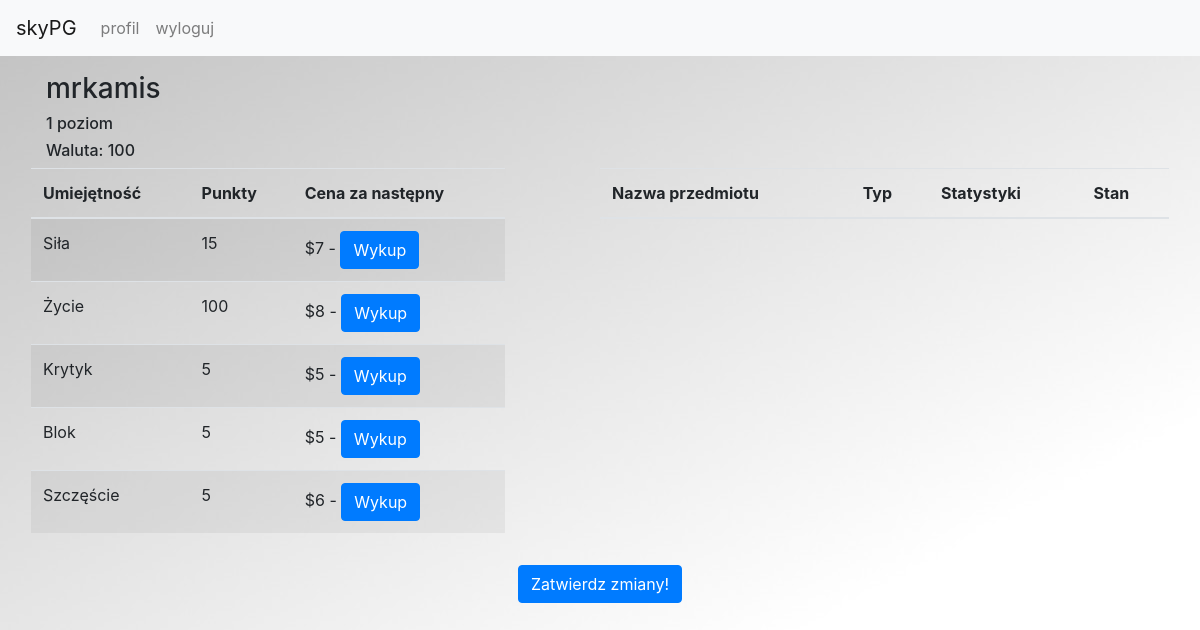
The page /profile (signed in) on the database as committed earlier.
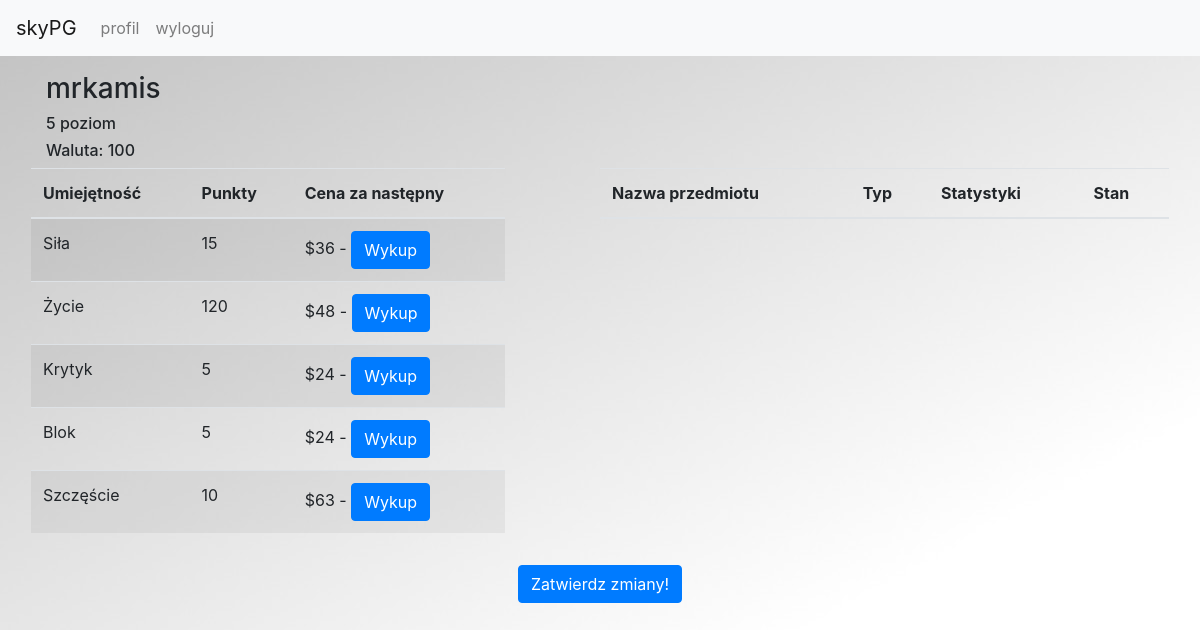
The same page on the database as committed later.
### tables this page shows
CREATE TABLE `users` (
	`id`	INTEGER PRIMARY KEY AUTOINCREMENT,
	`username`	TEXT UNIQUE,
	`password`	TEXT,
	`eq`	TEXT DEFAULT "[]",
	`messages`	TEXT DEFAULT "[]",
	`history`	TEXT DEFAULT "[]",
	`coins`	INTEGER DEFAULT 100,
	`level`	INTEGER DEFAULT 1,
	`statistics`	TEXT DEFAULT '{
  "strength": 15,
  "health": 100,
  "critical": 5,
  "block": 5,
  "luck": 5
}',
	`race`	TEXT,
	`desc`	TEXT DEFAULT "",
	`banned`	INTEGER DEFAULT 0
);

### app/helpers/user.php (called while the page is built, shortened)
<?php
    class User {
        public static function isLogged() {
            if (isset($_SESSION['username']) && $_SESSION['logged']) {
                return true;
            }
            return false;
        }
        public static function getAllInfo() {
            $conn = Db::getPDO();
            $query = $conn->prepare('SELECT * FROM users WHERE username LIKE ?');
            $query->bindParam(1, $_SESSION['username']);
            $query->execute();
            $result = $query->fetchAll(PDO::FETCH_ASSOC);
            return $result;
        }
    }
?>

### app/views/profile/myProfile.phtml (the view, shortened to what this page needs)
<div class="container p-3">
    <?php
        require_once __DIR__ . '\..\..\helpers/user.php';
        $data = User::getAllInfo()[0];
        echo '<h3>' . $data['username'] . '</h3> <h6>' . $data['level'] . ' poziom</h6><h6>Waluta: ' . $data['coins'] . '</h6>';
        $statistics = json_decode($data['statistics']);
    ?>
    <div class="row">
        <table class="table table-striped col-md-5">
            <thead>
                <tr>
                    <th>Umiejętność</th>
                    <th>Punkty</th>
                    <th>Cena za następny</th>
                </tr>
            </thead>
            <tbody>
                <tr>
                    <td>Siła</td>
                    <td><?php echo $statistics->strength ?></td>
                    <td>$<?php echo round($statistics->strength * 1.2 * $data['level'] * 0.4) ?> - <?php echo ($data['coins'] - $statistics->strength * 1.2 * $data['level'] * 0.4) >= 0 ? '<button class="btn btn-primary">Wykup</button>' : '<button class="btn btn-secondary">Wykup</button>' ?></td>
                </tr>
                <tr>
                    <td>Życie</td>
                    <td><?php echo $statistics->health ?></td>
                    <td>$<?php echo round($statistics->health * 0.4 * $data['level'] * 0.2) ?> - <?php echo ($data['coins'] - $statistics->health * 0.4 * $data['level'] * 0.2) >= 0 ? '<button class="btn btn-primary">Wykup</button>' : '<button class="btn btn-secondary">Wykup</button>' ?></td>
                </tr>
                <tr>
                    <td>Krytyk</td>
                    <td><?php echo $statistics->critical ?></td>
                    <td>$<?php echo round($statistics->critical * 1.6 * $data['level'] * 0.6) ?> - <?php echo ($data['coins'] - $statistics->critical * 1.6 * $data['level'] * 0.6) >= 0 ? '<button class="btn btn-primary">Wykup</button>' : '<button class="btn btn-secondary">Wykup</button>' ?></td>
                </tr>
                <tr>
                    <td>Blok</td>
                    <td><?php echo $statistics->block ?></td>
                    <td>$<?php echo round($statistics->block * 1.6 * $data['level'] * 0.6) ?> - <?php echo ($data['coins'] - $statistics->block * 1.6 * $data['level'] * 0.6) >= 0 ? '<button class="btn btn-primary">Wykup</button>' : '<button class="btn btn-secondary">Wykup</button>' ?></td>
                </tr>
                <tr>
                    <td>Szczęście</td>
                    <td><?php echo $statistics->luck ?></td>
                    <td>$<?php echo round($statistics->luck * 1.8 * $data['level'] * 0.7) ?> - <?php echo ($data['coins'] - $statistics->luck * 1.8 * $data['level'] * 0.7) >= 0 ? '<button class="btn btn-primary">Wykup</button>' : '<button class="btn btn-secondary">Wykup</button>' ?></td>
                </tr>
            </tbody>
        </table>
        <div class="col-md-1">
        </div>
        <table class="table table-striped col-md-6">
            <thead>
                <tr>
                    <th>Nazwa przedmiotu</th>
                    <th>Typ</th>
                    <th>Statystyki</th>
                    <th>Stan</th>
                </tr>
            </thead>
            <tbody>
            </tbody>
        </table>
        <div class="text-center container p-3">
            <a class="btn btn-primary" href="">Zatwierdz zmiany!</a>
        </div>
    </div>
</div>

### index.php (shortened to what this page needs)
<!DOCTYPE html>
<html lang="pl">
<head>
    <link href="public/stylesheets/bootstrap.min.css" rel="stylesheet">
    <link href="public/stylesheets/main.css" rel="stylesheet">
</head>
<body>
    <nav class="navbar navbar-expand-lg navbar-light bg-light">
        <a class="navbar-brand" href="./">skyPG</a>
        <div class="collapse navbar-collapse" id="navbar">
            <ul class="navbar-nav mr-auto">
                <li class="nav-item">
                    <a class="nav-link" href="/profile">profil</a>
                </li>
                <li class="nav-item">
                    <a class="nav-link" href="/login">wyloguj</a>
                </li>
            </ul>
        </div>
    </nav>
    <?php
        require_once __DIR__ . '\app/helpers/router.php';
        Router::route($_GET);
    ?>
</body>
</html>

### app/helpers/router.php (shortened to what this page needs)
<?php
    class Router {
        public static function route($get) {
            $page = 'error';
            if (isset($get['page']) && $get != '') {
                $page = $get['page'];
            }
            switch ($page) {
                case 'profile':
                    require_once __DIR__ . '\..\controllers/profileController.php';
                    $controller = new ProfileController();
                    break;
            }
            return true;
        }
    }
?>

### app/controllers/profileController.php
<?php
    class ProfileController {
        public function __construct() {
            require_once __DIR__ . '\..\helpers/user.php';
            if (User::isLogged()) {
                $this->loadView();
                return true;
            } else {
                header('Location: /login');
            }
        }
        private function loadView() {
            require_once __DIR__ . '\..\views/profile.phtml';
        }
    }
?>

### app/views/profile.phtml
<?php
    if (isset($_GET['username'])) {
        require_once __DIR__ . '\profile/anotherProfile.phtml';
    } else {
        require_once __DIR__ . '\profile/myProfile.phtml';
    }
?>

### public/stylesheets/main.css (style rules this page uses)
body { background-image: url('../images/background-image.jpg'); }

Rows that differ between the two databases and show on the page:
changed users "mrkamis": level "1" → "5"; $statistics->strength*1.2*$data['level']*0.4 "7" → "36"; $statistics->health*0.4*$data['level']*0.2 "8" → "48"; $statistics->critical*1.6*$data['level']*0.6 "5" → "24"; $statistics->block*1.6*$data['level']*0.6 "5" → "24"; $statistics->luck*1.8*$data['level']*0.7 "6" → "63"
Other text that changed with them:
$statistics->health: "100" → "120"
$statistics->luck: "5" → "10"
